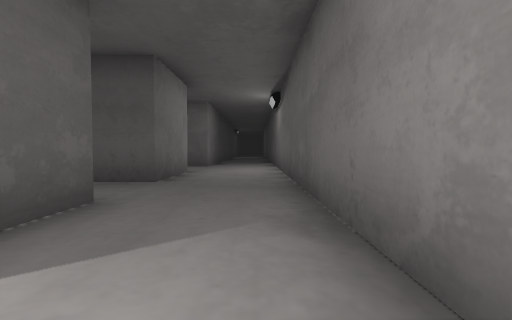
[1] (above)

24 first-person views from a walk through a scene from a Unity 3-D project. The camera is 1.2 m above the floor, tilts 2° down and sees 85° across. The floor is counted in squares, 2 m on a side. Each view is taken from the middle of a square. On the plan, view 1 faces up. The plan holds only what a view shows up to about 9 squares ahead; the rest is blank. The place goes on beyond the plan. The player is left out. Door leaves are left out, so doorways stand open.

[2]
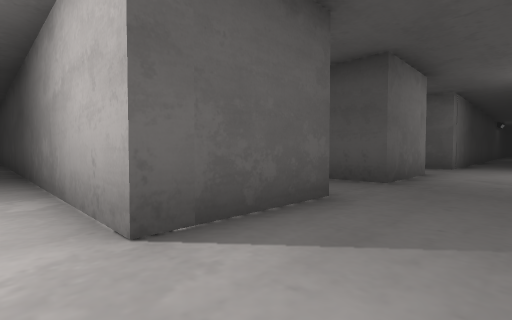

[3]
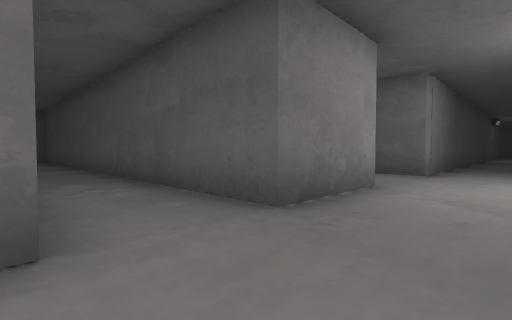

[4]
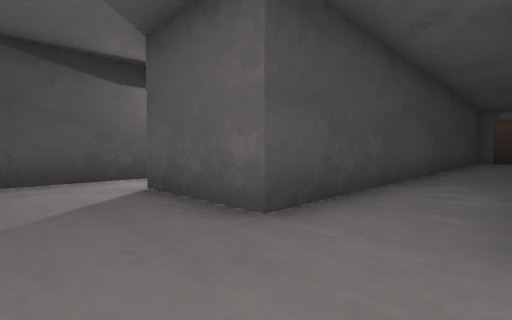

[5]
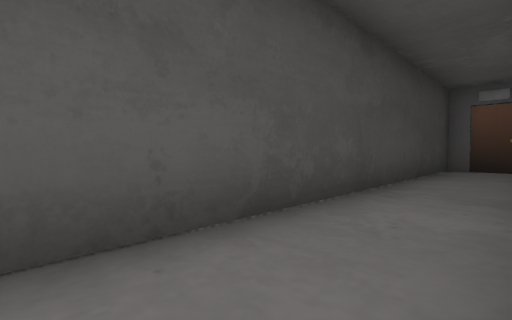

[6]
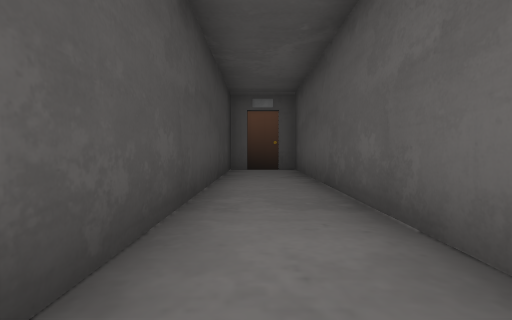

[7]
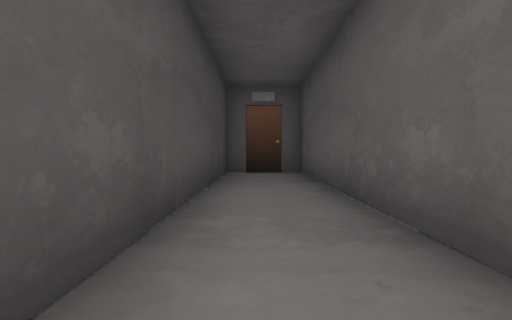

[8]
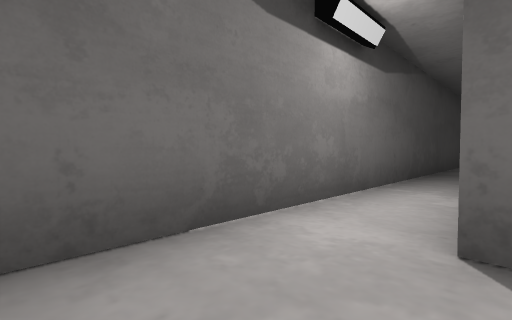

[9]
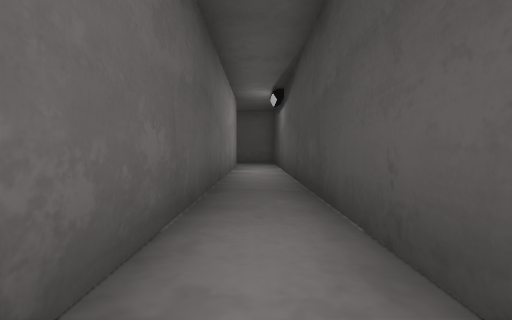

[10]
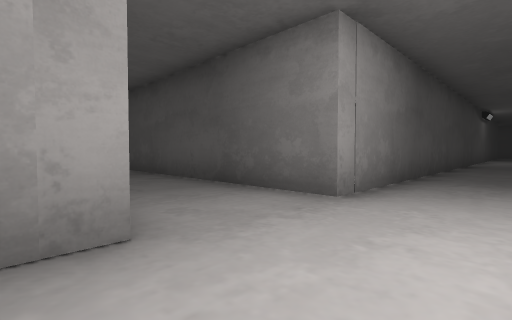

[11]
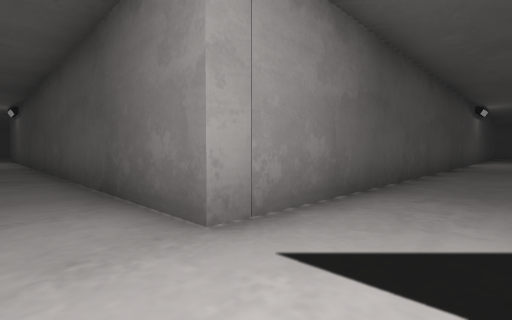

[12]
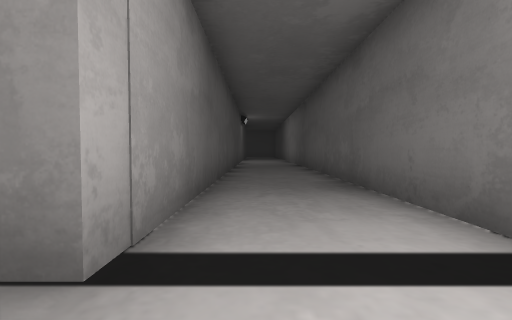

[13]
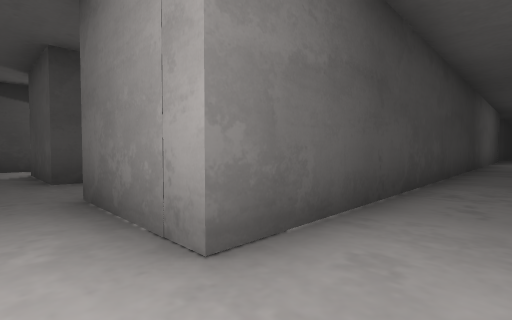

[14]
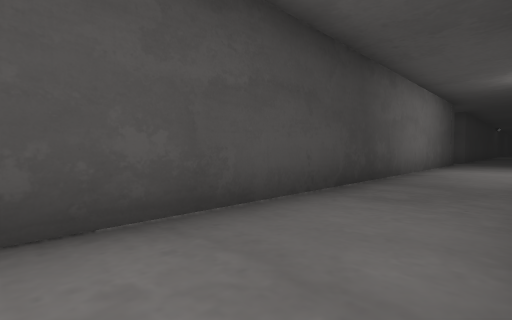

[15]
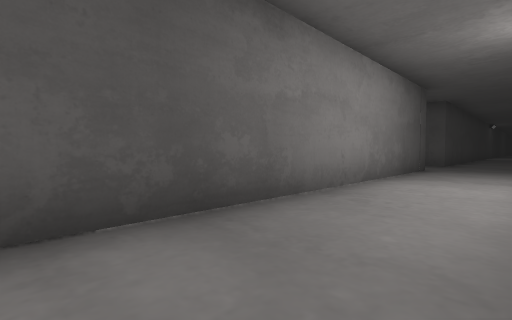

[16]
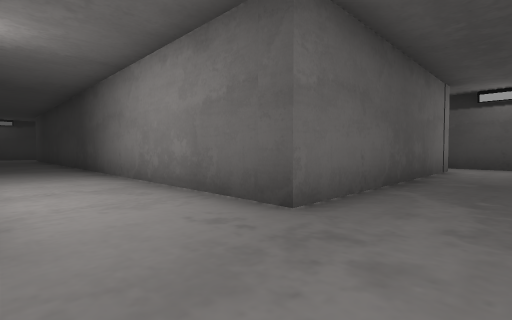

[17]
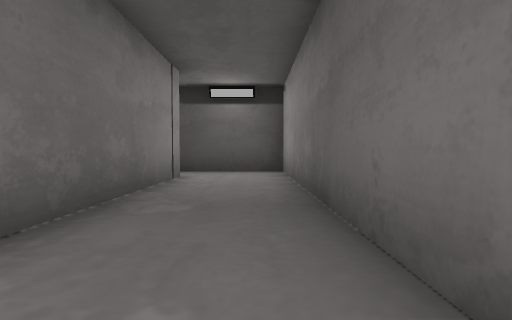

[18]
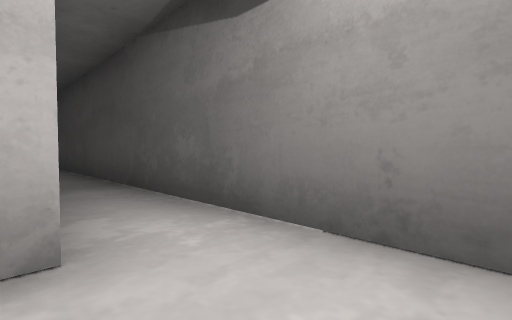

[19]
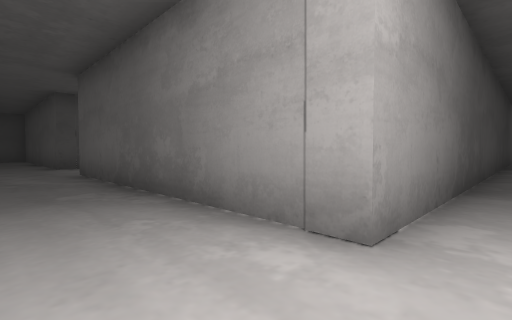

[20]
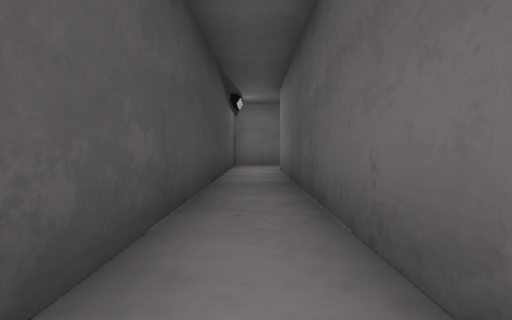

[21]
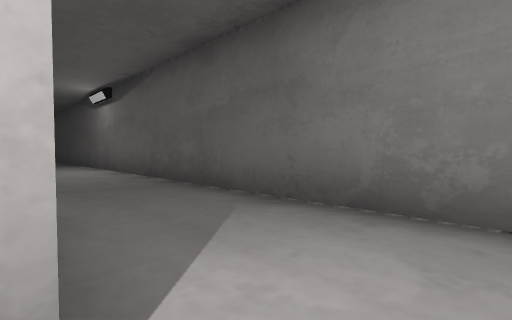

[22]
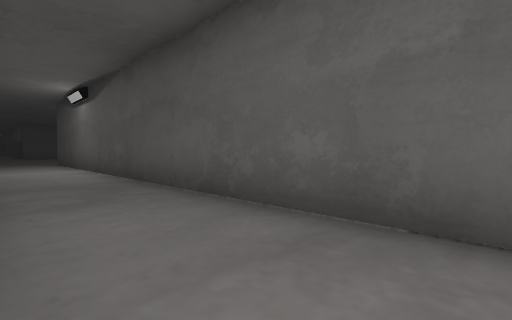

[23]
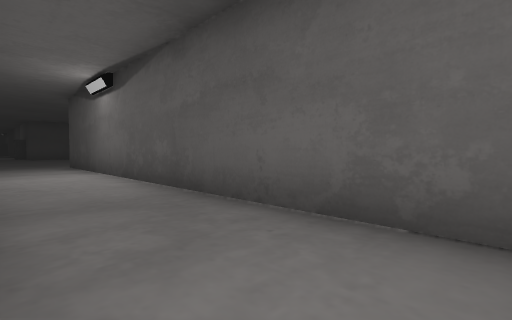

[24]
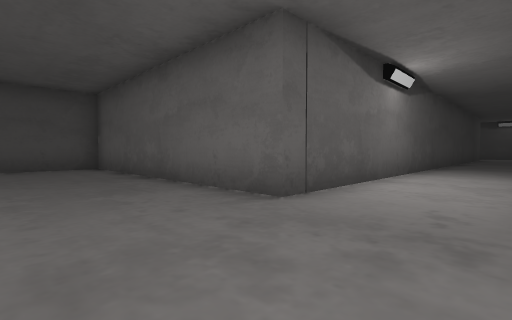

### Floor plan
Points are (right, up) in squares from view 1. A wall is a line through its corners. A room is listed if a view was taken in it or the views show most of it. See-through windows are left out.
Room 1 (views 1, 2, 3, 4, 5, 6, 7, 8, 9, 10, 20, 21)
walls: (-1.9, 7.7) (-1.9, 5.2) (-15.7, 5.2); (-15.4, 3.2) (-1.9, 3.2) (-1.9, 0.7) (-19.3, 0.7); (0.7, 0) (0.7, 7.5); (-19.6, -0.8) (0, -0.8)
ways out: opening at (-19, 0) to room 2; opening at (-0.5, 6.5) to room 2
objects: other object (-16, 3) to (-16, 4)
Room 2 (views 11, 12, 13, 14, 15, 16, 17, 18, 19, 22, 23, 24)
walls: (-21.8, 6.2) (-21.8, -0.8) (-19.6, -0.8); (-19.3, 0.7) (-19.3, 7.7) (-1.9, 7.7); (-1.9, 20) (-1.9, 10.2) (-19.3, 10.2) (-19.3, 17.7) (-21.6, 17.7); (0.7, 7.5) (0.7, 18)
ways out: opening at (-19, 0) to room 1; opening at (-0.5, 6.5) to room 1

Where each view was taken, in squares from view 1:
view 1: 0 up, 0 right, facing up
view 2: 0 up, 0 right, facing up-left
view 3: 3 up, 0 right, facing up-left
view 4: 5 up, 0 right, facing down-left
view 5: 5 up, 6 left, facing down-left
view 6: 4 up, 7 left, facing left
view 7: 4 up, 8 left, facing left
view 8: 1 up, 0 right, facing down-left
view 9: 0 up, 12 left, facing right
view 10: 7 up, 0 right, facing up-left
view 11: 9 up, 0 right, facing up-left
view 12: 9 up, 1 left, facing up
view 13: 9 up, 1 left, facing down-left
view 14: 10 up, 6 left, facing down-left
view 15: 10 up, 10 left, facing down-left
view 16: 10 up, 21 left, facing down-right
view 17: 7 up, 21 left, facing down
view 18: 1 up, 21 left, facing down-right
view 19: 0 up, 21 left, facing up-right
view 20: 0 up, 11 left, facing left
view 21: 0 up, 2 left, facing up-right
view 22: 8 up, 6 left, facing up-left
view 23: 8 up, 8 left, facing up-left
view 24: 8 up, 22 left, facing up-right
